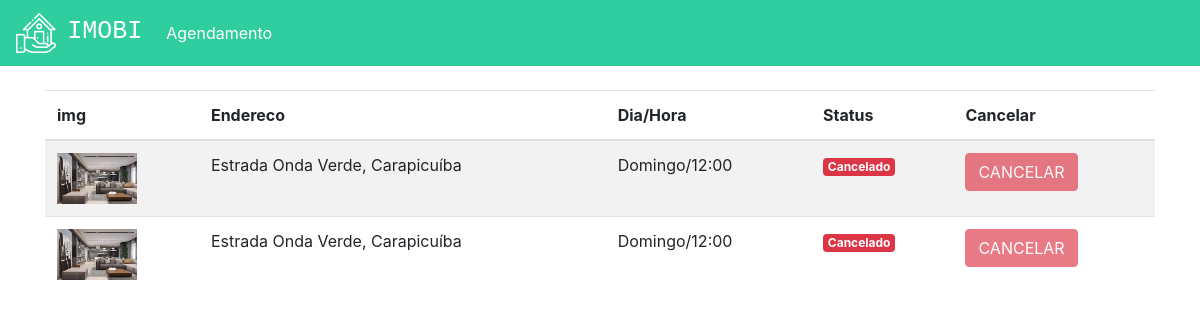
The app's page /agendamentos (signed in) with its own data.
### plataforma/models.py (models this page shows, shortened)
class Visitas(models.Model):
    choices = (('S', 'Segunda'),
                ('T', 'Terça'),
                ('Q', 'Quarta'),
                ('QI', 'Quinta'),
                ('SE', 'Sexta'),
                ('SA', 'Sabado'),
                ('D', 'Domingo'))
    choices_status = (('A', 'Agendado'),
                      ('F', 'Finalizado'),
                      ('C', 'Cancelado'))
    imovel = models.ForeignKey(Imovei, on_delete=models.DO_NOTHING)
    usuario = models.ForeignKey(User, on_delete=models.DO_NOTHING)
    dia = models.CharField(max_length=20)
    horario = models.TimeField()
    status = models.CharField(max_length=1, choices=choices_status, default="A")

class Imovei(models.Model):
    choices = (('V', 'Venda'),
               ('A', 'Aluguel'))
    choices_imovel = (('A', 'Apartamento'),
                      ('C', 'Casa'))
    imagens = models.ManyToManyField(Imagem)
    valor = models.FloatField()
    quartos = models.IntegerField()
    tamanho = models.FloatField()
    cidade = models.ForeignKey(Cidade, on_delete=models.DO_NOTHING)
    rua = models.CharField(max_length=50)
    tipo = models.CharField(max_length=1, choices=choices)
    tipo_imovel = models.CharField(max_length=1, choices=choices_imovel)
    numero = models.IntegerField()
    descricao = models.TextField()
    dias_visita = models.ManyToManyField(DiasVisita)
    horarios = models.ManyToManyField(Horario)

class Imagem(models.Model):
    img = models.ImageField(upload_to='img')
    def __str__(self) -> str:
        return self.img.url

class Cidade(models.Model):
    nome = models.CharField(max_length=30)
    def __str__(self) -> str:
        return self.nome

### plataforma/views.py (the view)
# urls.py: path('agendamentos', views.agendamentos, name="agendamentos"),
def agendamentos(request):
    visitas = Visitas.objects.filter(usuario=request.user)
    return render(request, "agendamentos.html", {'visitas': visitas})

### plataforma/templates/agendamentos.html (shortened to what this page needs)
{% extends 'base.html' %}
{% load static %}
{% block 'head' %}
<link rel="stylesheet" href="{% static 'plataforma/css/home.css' %}">
{% endblock  %}
{% block 'body' %}
    <div class="container">
        <br>
        <table class="table table-striped">
        <thead>
            <tr>
                <th scope="col">img</th>
                <th scope="col">Endereco</th>
                <th scope="col">Dia/Hora</th>
                <th scope="col">Status</th>
                <th scope="col">Cancelar</th>
            </tr>
        </thead>
        <tbody>
            {% for visita in visitas %}
                <tr>
                    <th><img width="80" src="{{visita.imovel.imagens.all.0}}"></th>
                    <td>{{visita.imovel.rua}}, {{visita.imovel.cidade}}</td>
                    <td>{{visita.dia}}/{{visita.horario}}</td>
                    <td>
                        {% if visita.status == "C" %}
                            <span class="badge badge-danger">Cancelado</span>
                        {% endif %}
                    </td>
                    <td>
                        {% if visita.status == "A" %}
                            <a href="{% url 'cancelar_agendamento' visita.id %}" class="btn btn-danger">CANCELAR</a>
                        {% else %}
                            <a href="" class="btn btn-danger disabled">CANCELAR</a>
                        {% endif %}
                    </td>
                </tr>
            {% endfor %}
        </tbody>
    </table>
    </div>
{% endblock  %}

### records on screen
Visitas: imovel.imagens.all.0 (picture), imovel.rua "Estrada Onda Verde", imovel.cidade "Carapicuíba", dia "Domingo", horario "12:00", status "Cancelado"
Visitas: imovel.imagens.all.0 (picture), imovel.rua "Estrada Onda Verde", imovel.cidade "Carapicuíba", dia "Domingo", horario "12:00", status "Cancelado"
